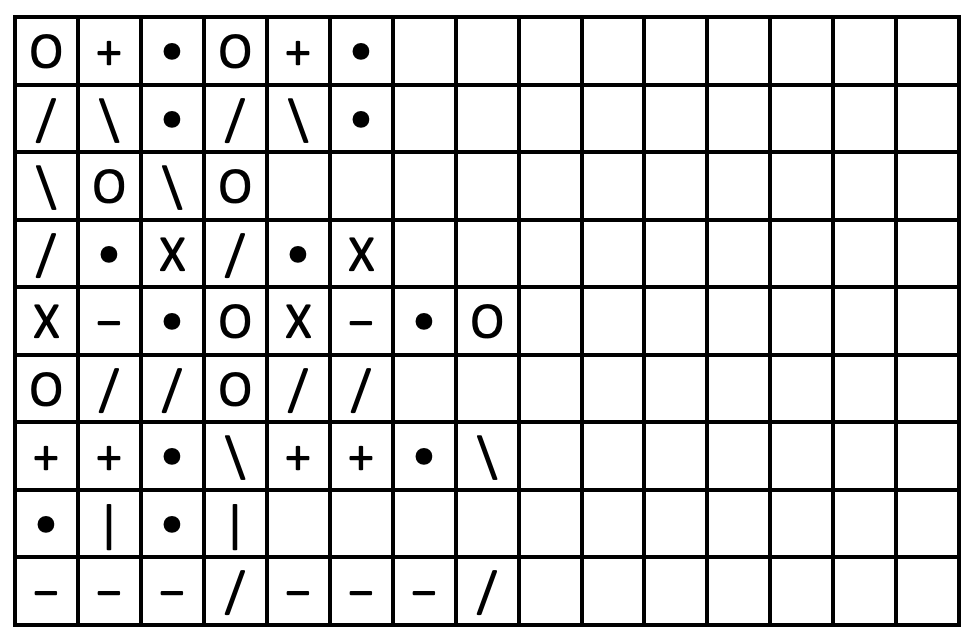
%> input picture HW2/hw2_files/p2_search.png, 978 x 640 px
$ octave p2_code.m   (GNU Octave 9; MATLAB toolbox functions it lacks are replaced by stand-ins)
%> lines starting %> are read from the running program, lines starting %| are printed output that depends on the picture; in (x1, y1, x2, y2) boxes, pixels count from 0 and x2, y2 are one past the last pixel; in counts of white or black regions, pixels touching at a corner belong together; the program's own positions count from 1
%insert your code in Part_2/p2_code.m
%edit the file extension and web template to match your programing language

%insert your code in Part_1/p1_matlab_code.m

% Read in image.
a = imread('../p2_search.png');
%> a is the input picture: size 640x978x3 uint8; min 0, max 255, mean 219.1

% Convert to binary image and invert.
b = im2bw(a, 0.5);
%> b: size 640x978 logical; 85.9% white; 57 black regions, largest, box (x1, y1, x2, y2) and area: (13, 15, 961, 627) 74528, (31, 34, 61, 68) 458, (220, 34, 250, 68) 458
bi = ~b;
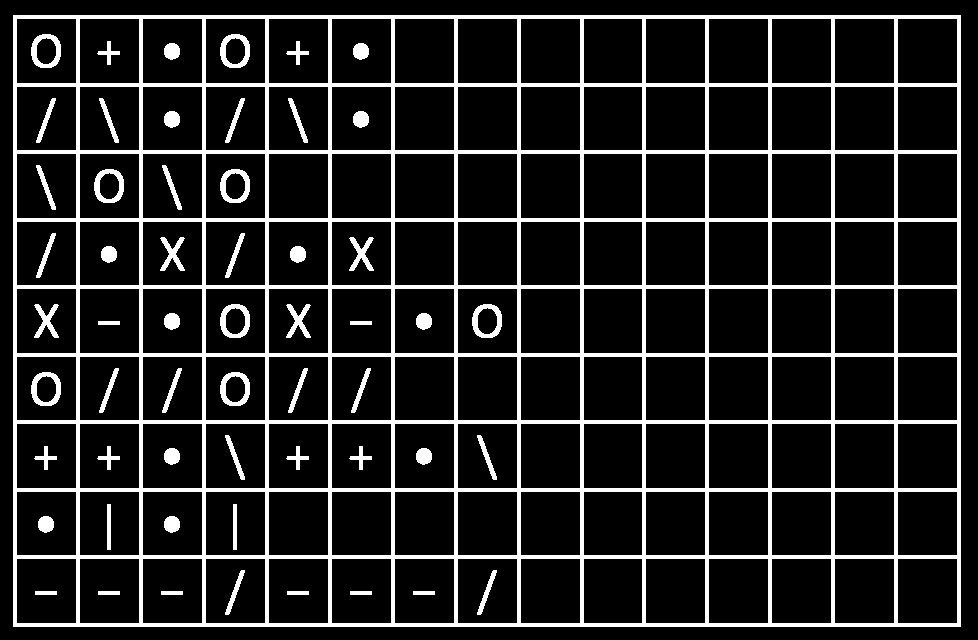
%> bi: size 640x978 logical; 14.1% white; 57 white regions, largest, box (x1, y1, x2, y2) and area: (13, 15, 961, 627) 74528, (31, 34, 61, 68) 458, (220, 34, 250, 68) 458
%figure; imshow(bi)

% Get size of given image.
[rows, columns] = size(bi);
%> rows = 640; columns = 978

x_left_offset = -1;
x_right_offset = -1;
y_top_offset = -1;
y_bottom_offset = -1;

% Find offsets for image to crop.
for i = 1:columns
    if bi(rows/2, i) == 1
        x_left_offset = i;
        break
    end
end

for i = columns:-1:1
    if bi(rows/2, i) == 1
        x_right_offset = i;
        break
    end
end

for i = 1:rows
    if bi(i, columns/2) == 1
        y_top_offset = i;
        break
    end
end

for i = rows:-1:1
    if bi(i, columns/2) == 1
        y_bottom_offset = i;
        break
    end
end

% Use image crop function with given offsets and width/height computation
% to generate result.
cropped = imcrop(bi, [x_left_offset, y_top_offset, x_right_offset - x_left_offset, y_bottom_offset - y_top_offset]);
%> cropped: size 612x948 logical; 15.2% white; 57 white regions, largest, box (x1, y1, x2, y2) and area: (0, 0, 948, 612) 74528, (18, 19, 48, 53) 458, (207, 19, 237, 53) 458
%figure; imshow(cropped)

se_horiz = strel('line', 50, 0)
se_vert = strel('line', 50, 90)

ae0 = imerode(cropped, se_horiz);
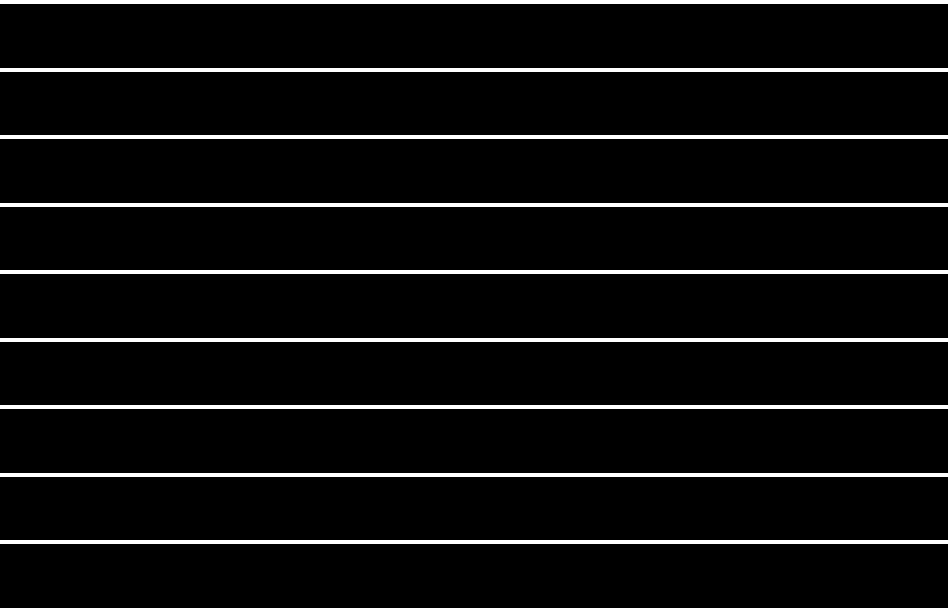
%> ae0: size 612x948 logical; 6.5% white; 10 white regions, largest, box (x1, y1, x2, y2) and area: (0, 0, 948, 4) 3792, (0, 68, 948, 72) 3792, (0, 135, 948, 139) 3792
ad0 = imdilate(ae0, se_horiz);
%figure; imshow(ad0)

ae1 = imerode(cropped, se_vert);
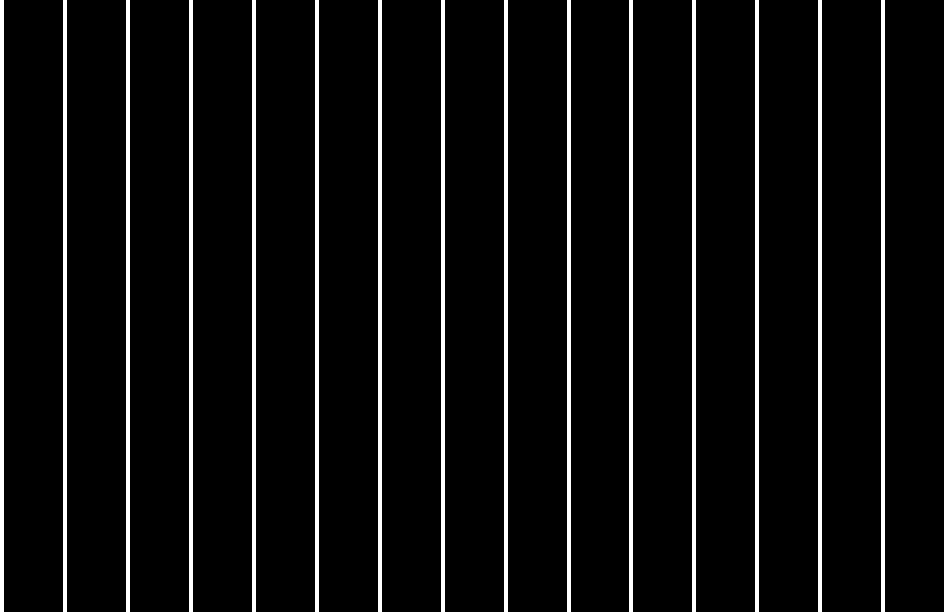
%> ae1: size 612x948 logical; 6.8% white; 16 white regions, largest, box (x1, y1, x2, y2) and area: (0, 0, 4, 612) 2448, (63, 0, 67, 612) 2448, (126, 0, 130, 612) 2448
ad1 = imdilate(ae1, se_vert);
%figure; imshow(ad1)

% Show only grid without symbols.
result_1 = ad0 + ad1;
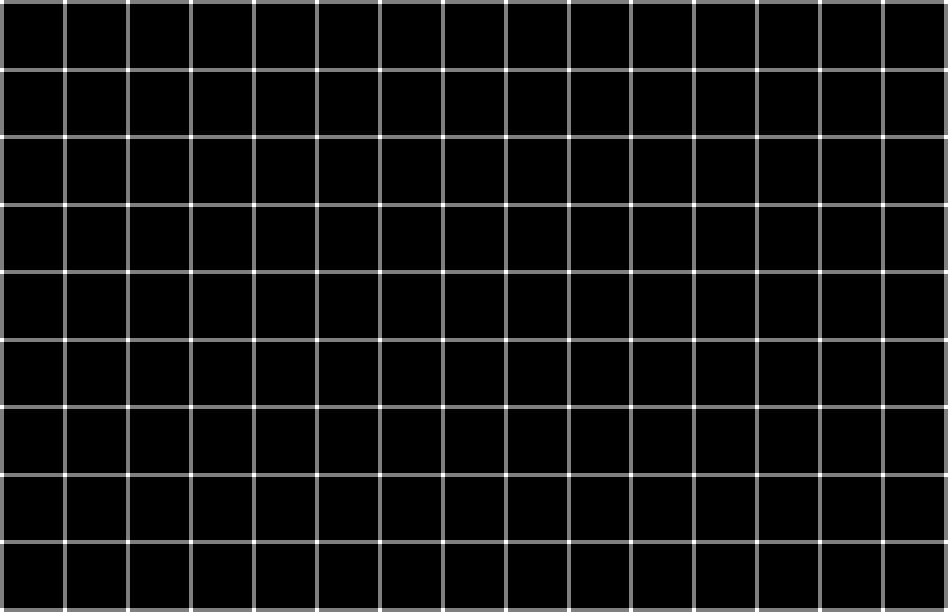
%> result_1: size 612x948 double; min 0, max 2, mean 0.133; drawn with min black and max white
figure; imshow(result_1)
%> after `imshow(result_1)`:
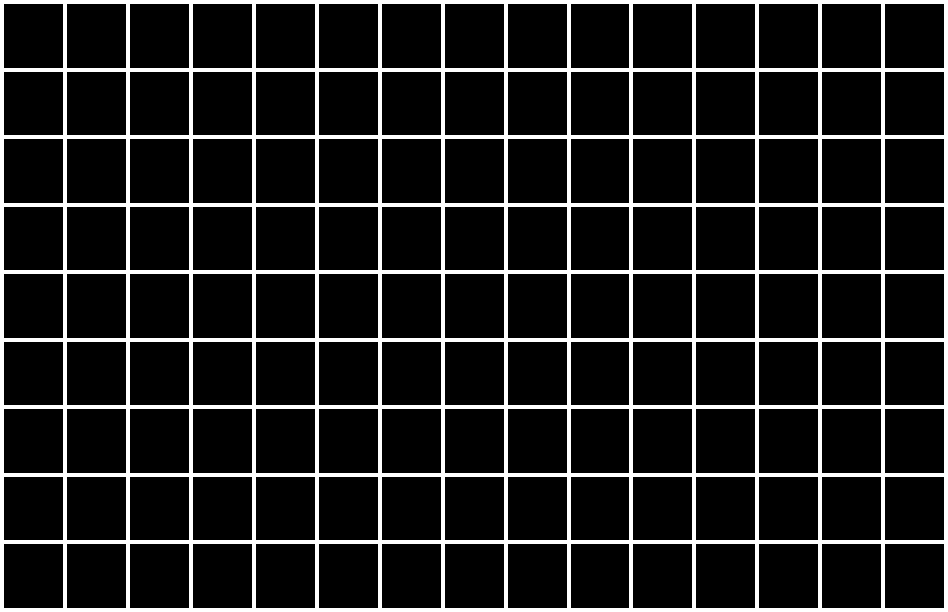
%> displayed picture: size 612x948, on the screen's scale of 0 to 255; 12.8% white; 1 white region, box (x1, y1, x2, y2) and area: (0, 0, 948, 612) 74528
result_1i = ~result_1;
figure; imshow(result_1i)

% Show only symbols without grid.
result_2 = cropped - result_1;
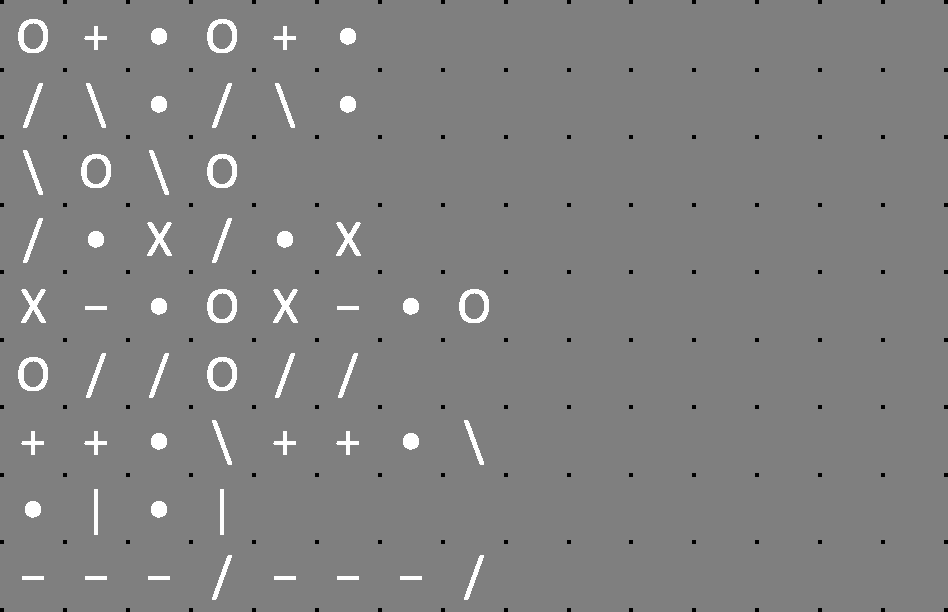
%> result_2: size 612x948 double; min -1, max 1, mean 0.0187; drawn with min black and max white
result_2p = im2bw(result_2, 0.5);
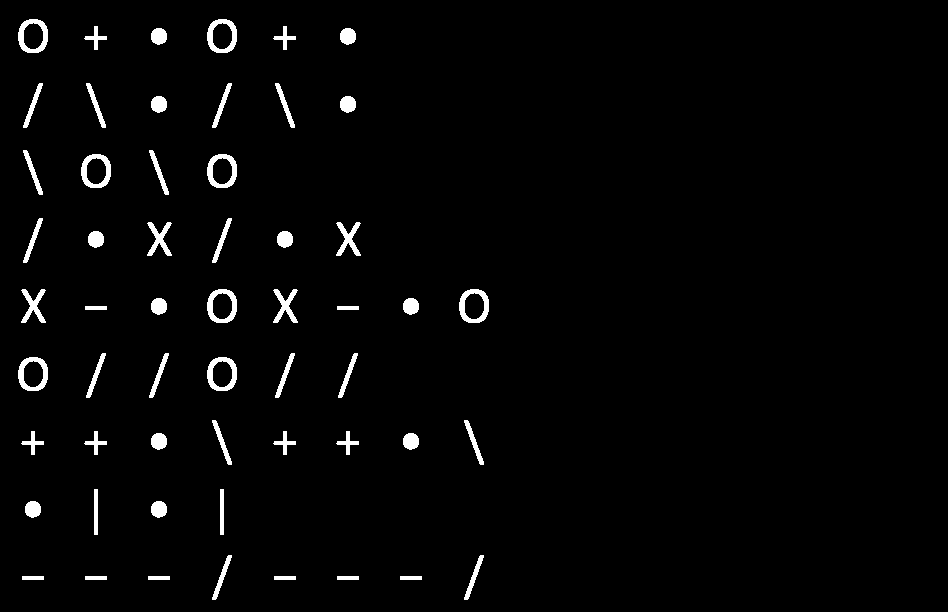
%> result_2p: size 612x948 logical; 2.3% white; 56 white regions, largest, box (x1, y1, x2, y2) and area: (18, 19, 48, 53) 458, (207, 19, 237, 53) 458, (81, 154, 111, 188) 458
%figure; imshow(result_2p)
result_2i = ~result_2p;
figure; imshow(result_2i)

% Write both to disc.
imwrite(result_1i,'p2_search_final_gridonly.png')
imwrite(result_2i,'p2_search_final_symbolonly.png')
